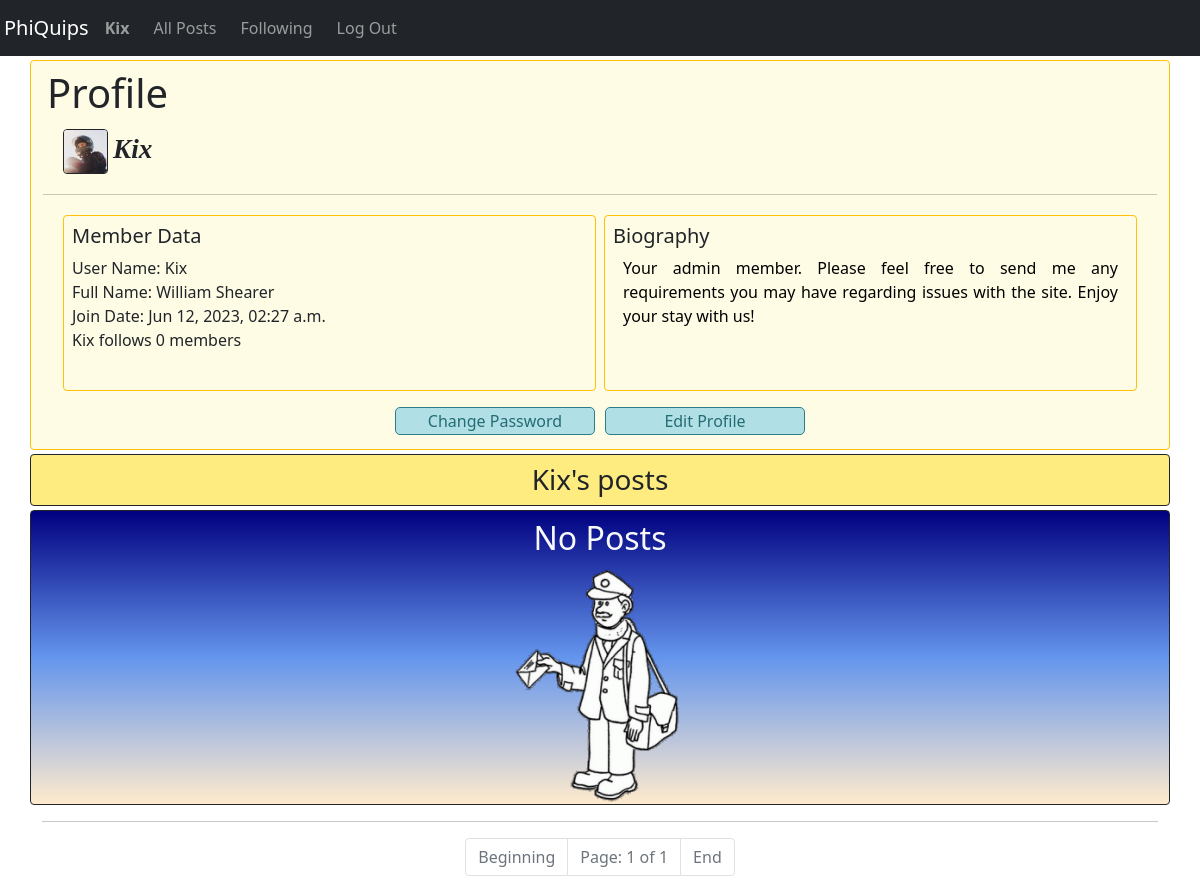
Screenshot of /viewprofile/1 (signed in) with the database file from the repository.
### network/models.py (models this page shows, shortened)
class User(AbstractUser):
    username = models.CharField(max_length = 50, unique = True, blank = False, null = False)
    email = models.EmailField(blank = False, null = False)
    password = models.CharField(max_length = 255, blank = False, null = False)

class Profile(models.Model):
    member = models.OneToOneField(User, on_delete = models.CASCADE, related_name = "profile_by_member")
    created = models.DateTimeField(auto_now = False, auto_now_add = True)
    biography = models.TextField(blank = True, null = True)
    followed = models.ManyToManyField(User, related_name = "profile_by_followed", blank = True)
    userimage = models.ImageField(upload_to = "images/", blank = True, null = True)

### network/views.py (the view)
# urls.py: path("viewprofile/<int:user_id>", views.view_profile, name = "viewprofile"),
def view_profile(request, user_id):
    user = request.user
    if user.is_authenticated:
        if request.method == "GET":
            member = User.objects.get(id = user_id)
            profile = Profile.objects.get(member = member)
            user_posts = Post.objects.filter(author = member).order_by("-date_created")
            paginator = Paginator(user_posts, 10)
            page = request.GET.get("page")
            user_posts_set = paginator.get_page(page)
            follows = member.profile_by_followed.count()
            print(follows)
            content = {
                "member": member,
                "profile": profile,
                "follows": follows,
                "user_posts": user_posts_set}
        return render(request, "network/profile.html", content)
    else:
        return redirect(reverse("index"))

### network/templates/network/profile.html (shortened to what this page needs)
{% extends "network/layout.html" %}
{% load static %}
{% block body %}
  <div class="container proform border border-warning rounded my-1">
    <h1 class="my-2 mx-1">Profile</h1>
    <div class="row m-1 p-1">
      <div class="d-flex align-items-start">
        {% if profile.userimage %}
          <img src="{{ profile.userimage.url }}" class="border border-dark rounded" style="width: 45px; height: 45px; margin-right: 5px;">
        {% else %}
          <img src="{% static 'network/anon.png' %}" class="border border-dark rounded" style="width: 45px; height: 45px; margin-right: 5px;">
        {% endif %}
        <span class="username">{{ profile.member.username }}</span>
      </div>
    </div>
    <hr>
    <div class="row m-1">
      <div class="d-flex flex-wrap justify-content-around">
        <div class="col p-2 m-1 border border-warning rounded" style="min-width: 300px;">
          <h5>Member Data</h5>
          User Name: {{ member.username }}<br>
          Full Name: {{ member.first_name }} {{ member.last_name }}<br>
          Join Date: {{ profile.created|date:"M d, Y, H:i a" }}<br>
          {% if follows > 1 or follows == 0 %}
            {{ member.username }} follows {{ follows }} members<br>
          {% else %}
            {{ member.username }} follows {{ follows }} member<br>
          {% endif %}
        </div>
        <div class="col p-2 m-1 border border-warning rounded" style="min-width: 300px;">
          <h5>Biography</h5>
          <textarea disabled class="proform ta-bio" style="border: none;">{{ profile.biography }}</textarea>
        </div>
      </div>
    </div>
    <div class="row m-1">
      <div class="d-flex flex-wrap justify-content-center">
        <a href="{% url 'changepassword' %}" id="change-password" style="display: none;">
          <button class="profbtn">Change Password</button>
        </a>
        <a href="{% url 'editprofile' %}" id="edit-profile" style="display: none;">
          <button class="profbtn">Edit Profile</button>
        </a>
      </div>
    </div>
  </div>
    <div class="container border border-dark rounded prohead text-center">
      <div class="text-center pt-2">
        <h3>{{ profile.member.username }}'s posts</h3>
      </div>
    </div>
  {% for post in user_posts %}
    <div class="container propost border border-dark rounded my-1 py-2">
      <h4>{{ post.subject }}</h4>
      {% if request.user == profile.member %}
        <span><i>Your post ref#: {{ post.id}}</i></span>
      {% endif %}
      <textarea class="ta-posts" id="text{{ post.id }}" disabled>{{ post.content }}</textarea>
      <div class="d-flex justify-content-between">
        <div class="d-flex justify-content-start align-items-center">
          <div>
            <button onclick="put_like('{{ post.id }}', '{{ csrf_token }}')"><img src="{% static 'network/thumb.png' %}" style="width: 30px; height: 30px;"></button>
          </div>
          <div id="like-count{{ post.id }}" class="mx-2">
            {{ post.liked.count }}
          </div>
        </div>
        {% if user == post.author %}
          <input type="button" id="edit-btn{{ post.id }}" onclick="do_edit('{{ post.id }}')" class="lsblue" value="Edit">
          <input hidden type="button" id="save-btn{{ post.id }}" onclick="put_edit('{{ post.id }}', '{{ user.id }}', '{{ csrf_token }}')" class="lorange" value="Save edit">
        {% endif %}
      </div>
      <hr>
      <div>
        <h6>Posted: {{ post.date_created|date:"M d, Y, H:i" }}</h6>
      </div>
      <div id="edited{{ post.id }}">
        {% if post.date_created|date:"dmYGi" != post.last_edit|date:"dmYGi" %}
          <h6><i>Edited: {{ post.last_edit|date:"M d, Y, H:i" }}</i></h6>
        {% endif %}
      </div>
    </div>
  {% empty %}
    <div class="container border border-dark rounded alone text-center my-1">
      <div class="text-center pt-2">
        <h2 class="text-light">No Posts</h2>
        <div>
          <img src="{% static 'network/posts.png' %}" style="width: 200px; height: 239px;">
        </div>
      </div>
    </div>
  {% endfor %}
  <div class="container">
      <hr>
    <div class="d-flex justify-content-center">
      <nav aria-label="Page navigation example">
        <ul class="pagination">
          {% if user_posts.has_previous %}
            <li class="page-item"><a class="page-link" href="?page={{ user_posts.previous_page_number }}">&laquo; Previous</a></li>
          {% else %}
            <li class="page-item disabled"><a class="page-link" href="#">Beginning</a></li>
          {% endif %}
          <li class="page-item disabled"><a class="page-link" href="#">Page: {{ user_posts.number }} of {{ user_posts.paginator.num_pages }}</a></li>
          {% if user_posts.has_next %}
            <li class="page-item"><a class="page-link" href="?page={{ user_posts.next_page_number }}">Next &raquo;</a></li>
          {% else %}
            <li class="page-item disabled"><a class="page-link" href="#">End</a></li>
          {% endif %}
        </ul>
      </nav>
    </div>
  </div>
{% endblock %}

### network/templates/network/layout.html (shortened to what this page needs)
{% load static %}
<!DOCTYPE html>
<html lang="en">
    <head>
        <link href="https://cdn.jsdelivr.net/npm/bootstrap@5.0.2/dist/css/bootstrap.min.css" rel="stylesheet">
        <link href="{% static 'network/styles.css' %}" rel="stylesheet">
    </head>
    <body>
        <nav class="navbar navbar-expand-sm navbar-dark bg-dark sticky-top">
            <a class="navbar-brand mx-1" href="#" onclick="open_modal()">PhiQuips</a>
            <div>
              <ul class="navbar-nav mr-auto">
                {% if user.is_authenticated %}
                    <li class="nav-item">
                        <a class="nav-link mx-1" href="{% url 'viewprofile' user.id %}"><strong>{{ user.username }}</strong></a>
                    </li>
                {% endif %}
                <li class="nav-item">
                  <a class="nav-link mx-1" href="{% url 'index' %}">All Posts</a>
                </li>
                {% if user.is_authenticated %}
                    <li class="nav-item">
                        <a class="nav-link mx-1" href="{% url 'userfollowsposts' %}">Following</a>
                    </li>
                    <li class="nav-item">
                        <a class="nav-link mx-1" href="{% url 'logout' %}">Log Out</a>
                    </li>
                {% endif %}
              </ul>
            </div>
          </nav>
        {% block body %}
        {% endblock %}
    </body>
</html>

### network/static/network/styles.css (style rules this page uses)
textarea { resize: none; background: white; border: black 1px solid; padding: 0px 10px; border-radius: 5px; color: black; text-align: justify; white-space: normal; }
textarea.ta-bio { height: 7.5em; width: 100%; }
button { background: none; border: none; width: 32px; }
span.username { font-family: Garamond, serif; font-style: italic; font-weight: bold; font-size: 1.7em; }
.proform { background: #fffce6; }
.profbtn { width: 200px; margin: 8px 5px 10px 5px; background: #b0e0e6; color: #256b74; border: solid 1px #2b7d88; border-radius: 5px; }
.prohead { background: #ffec80; }
.alone { background-image: linear-gradient(#000080, #6495ED, #FFEBCD); }

### rows the page displays
User: username "Kix", first_name "William", last_name "Shearer"
Profile: userimage (picture), member.username "Kix", created "Jun 12, 2023, 02:27 a.m.", biography "Your admin member. Please feel free to send me any requirements you may have regarding issues with the site. Enjoy your stay with us!"

### other values shown
{{ follows }} "0"
{{ user_posts.number }} "1"
{{ user_posts.paginator.num_pages }} "1"
